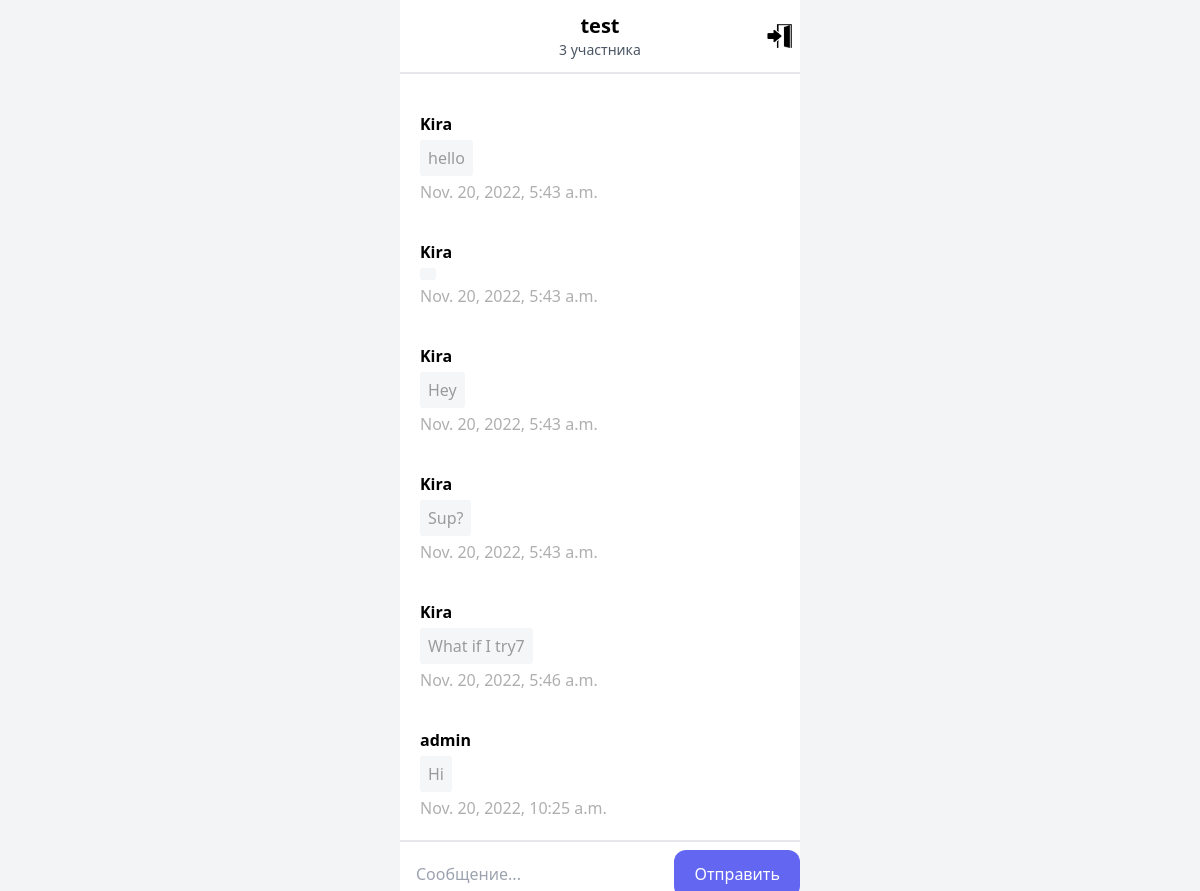
The page /rooms/test/ (signed in) on the database its author committed.
### room/models.py (models this page shows)
class Room(models.Model):
    name = models.CharField(max_length=255)
    slug = models.SlugField()

class Message(models.Model):
    room = models.ForeignKey(Room, related_name='messages', on_delete=models.CASCADE)
    user = models.ForeignKey(User, related_name='messages', on_delete=models.CASCADE)
    content = models.TextField()
    date_added = models.DateTimeField(auto_now_add=True)
    class Meta:
        ordering = ('date_added',)
        verbose_name_plural = 'Messages'

### room/views.py (the view)
# urls.py: path('<slug:slug>/', views.room, name='room'),
@login_required
def room(request, slug):
    try:
        room = Room.objects.get(slug=slug)
        messages = Message.objects.filter(room=room)
        room_messages = Message.objects.filter(room=room)
        users = []
        for message in room_messages:
            if message.user not in users:
                users.append(message.user)
        number_of_users = len(users)
        if number_of_users == 0:
            number_of_users = 1
        return render(request, 'room/room.html', {'room': room, 'messages': messages, 'number_of_users':number_of_users})
    except ObjectDoesNotExist:
        room = Room.objects.create(name=slug, slug=slug)
        messages = Message.objects.filter(room=room)
        for message in room_messages:
            if message.user not in users:
                users.append(message.user)
        number_of_users = len(users)
        if number_of_users == 0:
            number_of_users = 1
        return render(request, 'room/room.html', {'room': room, 'messages': messages, 'number_of_users':number_of_users})

### room/templates/room/room.html (shortened to what this page needs)
{% load static %}
<!DOCTYPE html>
<html lang="en">
<head>
    <link href="{% static 'chat/style.css' %}" rel="stylesheet">
    <script src="https://cdn.tailwindcss.com"></script>
</head>
<body class="bg-gray-100">
<div class="h-screen lg:w-1/3 mx-auto block bg-white">
    <div class="flex py-3 border-b-2">
        <div class="w-1/12 pl-2">
        </div>
        <div class="text-auto w-10/12 my-auto">
            <h4 class="text-center text-xl"><strong>{{ room.name }}</strong></h4>
            <h5 class="text-center text-sm text-gray-600">{{ number_of_users }} участник{{ number_of_users|pluralize:'а' }}</h5>
        </div>
        <div class="w-1/12 my-auto pr-2">
                <a href="/rooms/"><img class='' height="100%" src="{% static 'chat/door.png' %}"></a>
        </div>
    </div>
    <div class="" id="chat-content"
         style="overflow-y: scroll; height:86% !important;">
        <div id="chat-messages">
        {% for m in messages %}
        {% if m.user == request.user %}
        <div class="media media-chat media-chat-reverse">
            <div class="media-body">
                <p>{{ m.content }}</p>
                <p class="meta"><time datetime="2022">{{ m.date_added }}</time></p>
            </div>
        </div>
        {% else %}
        <div class="media media-chat">
            <div class="media-body">
                <b>{{ m.user.username }}</b>
                <div class="media-body w-fit"><p>{{ m.content }}</p></div>
                <p class="meta"><time datetime="2022">{{ m.date_added }}</time></p>
            </div>
        </div>
        {% endif %}
        {% endfor %}
        </div>
    </div>
    <div class="border-t-2 bg-white py-2">
        <form method="post" action="." class="flex">
            <input class="publisher-input ml-4" type="text" placeholder="Сообщение..." id="chat-message-input">
            <div class="">
            <button
                class="px-5 py-3 text-white rounded-xl bg-indigo-500 hover:bg-indigo-700"
                id="chat-message-submit">Отправить</button>
            </div>
        </form>
    </div>
</div>
</body>
</html>

### static/chat/style.css (style rules this page uses)
.media-chat { padding-right: 64px; margin-bottom: 0; }
.media-chat .media-body { -webkit-box-flex: initial; flex: initial; }
.media-body { min-width: 0; }
.media-chat .media-body p { position: relative; padding: 6px 8px; margin: 4px 0; background-color: #f5f6f7; border-radius: 3px; font-weight: 100; color:#9b9b9b; }
.media>* { margin: 0 8px; }
.media-chat .media-body p.meta { background-color: transparent !important; padding: 0; opacity: .8; }
.media { padding: 16px 12px; -webkit-transition: background-color .2s linear; transition: background-color .2s linear; }
.publisher-input { -webkit-box-flex: 1; flex-grow: 1; border: none; outline: none !important; background-color: transparent; }
button, input, optgroup, select, textarea { font-family: Roboto,sans-serif; font-weight: 300; }

### rows shown on the page
Room: name "test"
Message: user.username "Kira", content "hello", date_added "Nov. 20, 2022, 5:43 a.m."
Message: user.username "Kira", date_added "Nov. 20, 2022, 5:43 a.m."
Message: user.username "Kira", content "Hey", date_added "Nov. 20, 2022, 5:43 a.m."
Message: user.username "Kira", content "Sup?", date_added "Nov. 20, 2022, 5:43 a.m."
Message: user.username "Kira", content "What if I try7", date_added "Nov. 20, 2022, 5:46 a.m."
Message: user.username "admin", content "Hi", date_added "Nov. 20, 2022, 10:25 a.m."

### other values the page prints
{{ number_of_users }} "3"
